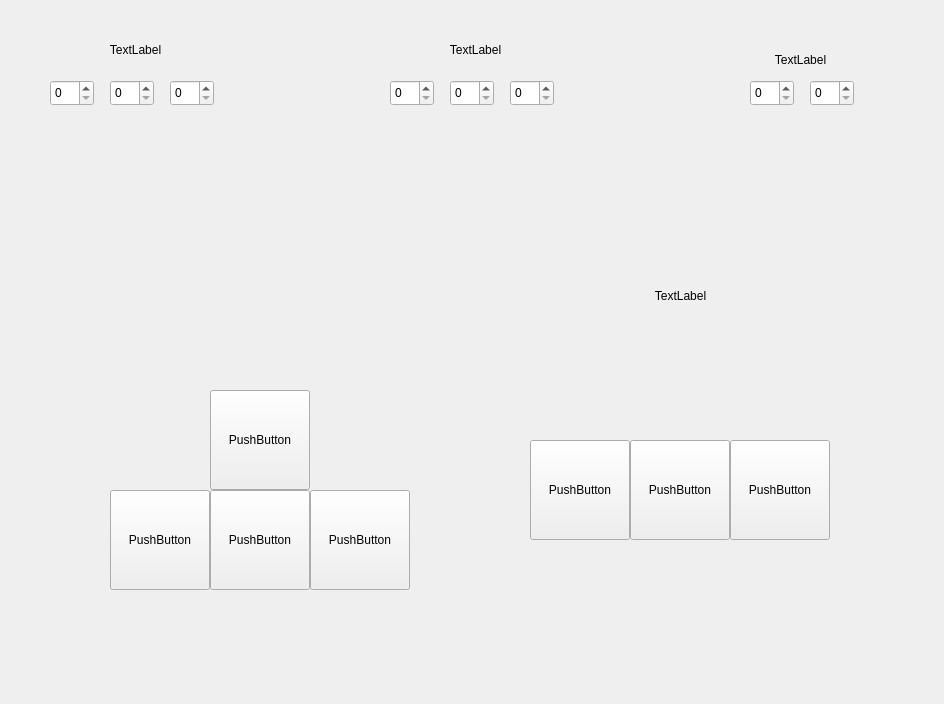
<?xml version="1.0" encoding="UTF-8"?>
<ui version="4.0">
 <class>MainWindowDesign</class>
 <widget class="QMainWindow" name="MainWindowDesign">
  <property name="geometry">
   <rect>
    <x>0</x>
    <y>0</y>
    <width>944</width>
    <height>704</height>
   </rect>
  </property>
  <property name="windowTitle">
   <string>QRosApp</string>
  </property>
  <property name="windowIcon">
   <iconset resource="../resources/images.qrc">
    <normaloff>:/images/icon.png</normaloff>:/images/icon.png</iconset>
  </property>
  <property name="locale">
   <locale language="English" country="Australia"/>
  </property>
  <widget class="QWidget" name="centralwidget">
   <widget class="QSpinBox" name="spinBox_8">
    <property name="geometry">
     <rect>
      <x>50</x>
      <y>80</y>
      <width>44</width>
      <height>26</height>
     </rect>
    </property>
   </widget>
   <widget class="QPushButton" name="pushButton_3">
    <property name="geometry">
     <rect>
      <x>210</x>
      <y>490</y>
      <width>100</width>
      <height>100</height>
     </rect>
    </property>
    <property name="text">
     <string>PushButton</string>
    </property>
   </widget>
   <widget class="QPushButton" name="pushButton_11">
    <property name="geometry">
     <rect>
      <x>730</x>
      <y>440</y>
      <width>100</width>
      <height>100</height>
     </rect>
    </property>
    <property name="text">
     <string>PushButton</string>
    </property>
   </widget>
   <widget class="QSpinBox" name="spinBox_3">
    <property name="geometry">
     <rect>
      <x>510</x>
      <y>80</y>
      <width>44</width>
      <height>26</height>
     </rect>
    </property>
   </widget>
   <widget class="QSpinBox" name="spinBox_2">
    <property name="geometry">
     <rect>
      <x>450</x>
      <y>80</y>
      <width>44</width>
      <height>26</height>
     </rect>
    </property>
   </widget>
   <widget class="QSpinBox" name="spinBox_10">
    <property name="geometry">
     <rect>
      <x>170</x>
      <y>80</y>
      <width>44</width>
      <height>26</height>
     </rect>
    </property>
   </widget>
   <widget class="QPushButton" name="pushButton_2">
    <property name="geometry">
     <rect>
      <x>110</x>
      <y>490</y>
      <width>100</width>
      <height>100</height>
     </rect>
    </property>
    <property name="text">
     <string>PushButton</string>
    </property>
   </widget>
   <widget class="QPushButton" name="pushButton_9">
    <property name="geometry">
     <rect>
      <x>530</x>
      <y>440</y>
      <width>100</width>
      <height>100</height>
     </rect>
    </property>
    <property name="text">
     <string>PushButton</string>
    </property>
   </widget>
   <widget class="QSpinBox" name="spinBox_12">
    <property name="geometry">
     <rect>
      <x>810</x>
      <y>80</y>
      <width>44</width>
      <height>26</height>
     </rect>
    </property>
   </widget>
   <widget class="QPushButton" name="pushButton">
    <property name="geometry">
     <rect>
      <x>210</x>
      <y>390</y>
      <width>100</width>
      <height>100</height>
     </rect>
    </property>
    <property name="text">
     <string>PushButton</string>
    </property>
   </widget>
   <widget class="QSpinBox" name="spinBox">
    <property name="geometry">
     <rect>
      <x>390</x>
      <y>80</y>
      <width>44</width>
      <height>26</height>
     </rect>
    </property>
   </widget>
   <widget class="QSpinBox" name="spinBox_11">
    <property name="geometry">
     <rect>
      <x>750</x>
      <y>80</y>
      <width>44</width>
      <height>26</height>
     </rect>
    </property>
   </widget>
   <widget class="QPushButton" name="pushButton_4">
    <property name="geometry">
     <rect>
      <x>310</x>
      <y>490</y>
      <width>100</width>
      <height>100</height>
     </rect>
    </property>
    <property name="text">
     <string>PushButton</string>
    </property>
   </widget>
   <widget class="QPushButton" name="pushButton_10">
    <property name="geometry">
     <rect>
      <x>630</x>
      <y>440</y>
      <width>100</width>
      <height>100</height>
     </rect>
    </property>
    <property name="text">
     <string>PushButton</string>
    </property>
   </widget>
   <widget class="QSpinBox" name="spinBox_9">
    <property name="geometry">
     <rect>
      <x>110</x>
      <y>80</y>
      <width>44</width>
      <height>26</height>
     </rect>
    </property>
   </widget>
   <widget class="QLabel" name="label">
    <property name="geometry">
     <rect>
      <x>50</x>
      <y>40</y>
      <width>171</width>
      <height>20</height>
     </rect>
    </property>
    <property name="text">
     <string>TextLabel</string>
    </property>
    <property name="alignment">
     <set>Qt::AlignCenter</set>
    </property>
   </widget>
   <widget class="QLabel" name="label_2">
    <property name="geometry">
     <rect>
      <x>380</x>
      <y>40</y>
      <width>191</width>
      <height>20</height>
     </rect>
    </property>
    <property name="text">
     <string>TextLabel</string>
    </property>
    <property name="alignment">
     <set>Qt::AlignCenter</set>
    </property>
   </widget>
   <widget class="QLabel" name="label_3">
    <property name="geometry">
     <rect>
      <x>720</x>
      <y>50</y>
      <width>161</width>
      <height>20</height>
     </rect>
    </property>
    <property name="text">
     <string>TextLabel</string>
    </property>
    <property name="alignment">
     <set>Qt::AlignCenter</set>
    </property>
   </widget>
   <widget class="QLabel" name="label_4">
    <property name="geometry">
     <rect>
      <x>550</x>
      <y>260</y>
      <width>261</width>
      <height>71</height>
     </rect>
    </property>
    <property name="text">
     <string>TextLabel</string>
    </property>
    <property name="alignment">
     <set>Qt::AlignCenter</set>
    </property>
   </widget>
  </widget>
  <action name="action_Quit">
   <property name="text">
    <string>&amp;Quit</string>
   </property>
   <property name="shortcut">
    <string>Ctrl+Q</string>
   </property>
   <property name="shortcutContext">
    <enum>Qt::ApplicationShortcut</enum>
   </property>
  </action>
  <action name="action_Preferences">
   <property name="text">
    <string>&amp;Preferences</string>
   </property>
  </action>
  <action name="actionAbout">
   <property name="text">
    <string>&amp;About</string>
   </property>
  </action>
  <action name="actionAbout_Qt">
   <property name="text">
    <string>About &amp;Qt</string>
   </property>
  </action>
 </widget>
 <resources>
  <include location="../resources/images.qrc"/>
 </resources>
 <connections>
  <connection>
   <sender>action_Quit</sender>
   <signal>triggered()</signal>
   <receiver>MainWindowDesign</receiver>
   <slot>close()</slot>
   <hints>
    <hint type="sourcelabel">
     <x>-1</x>
     <y>-1</y>
    </hint>
    <hint type="destinationlabel">
     <x>399</x>
     <y>299</y>
    </hint>
   </hints>
  </connection>
 </connections>
</ui>
